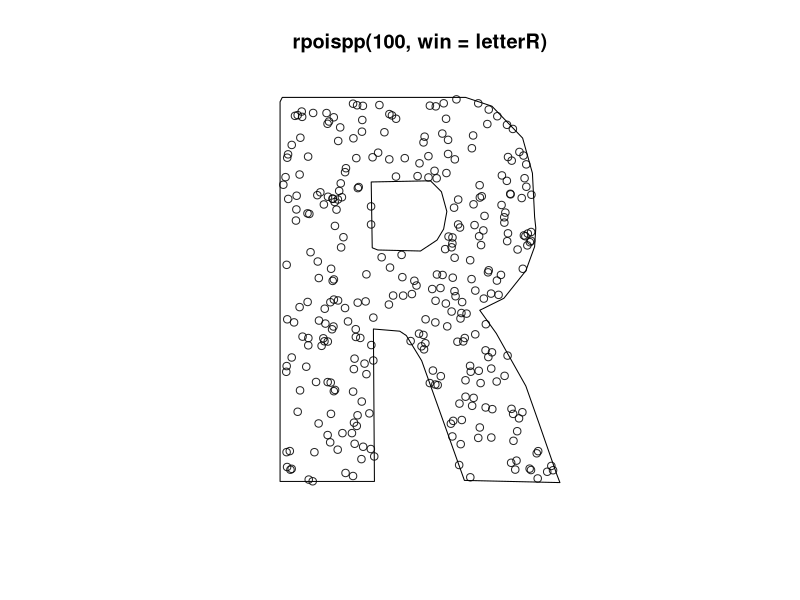
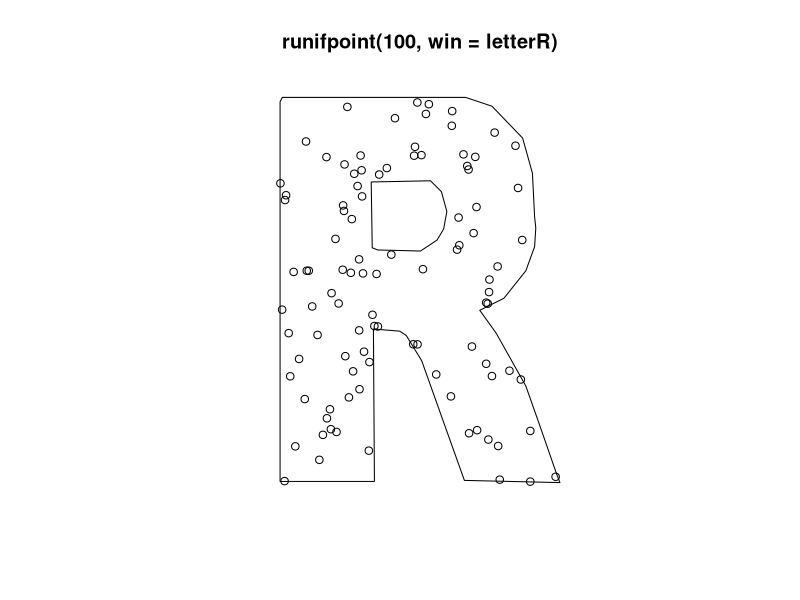
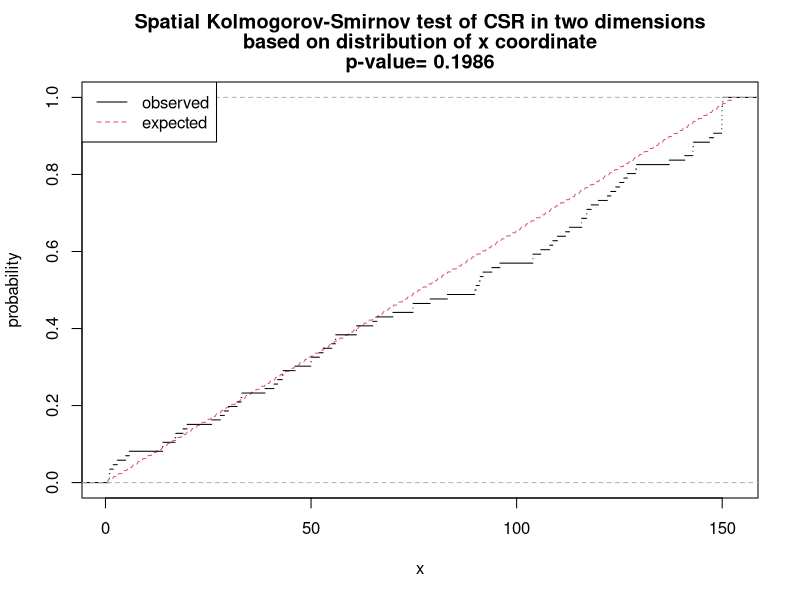
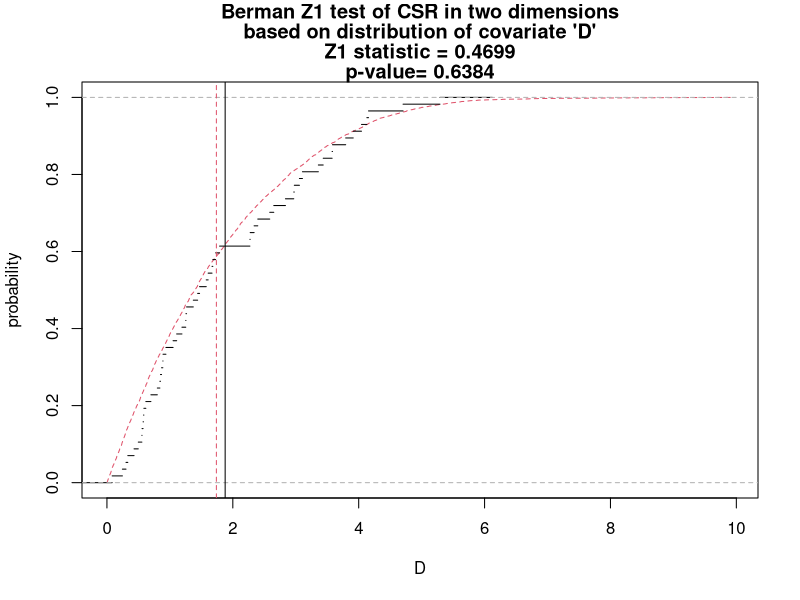
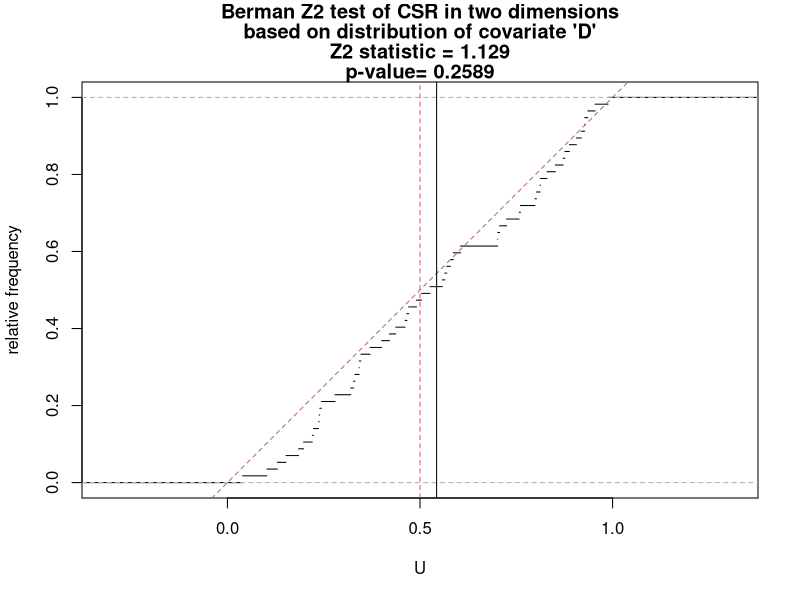
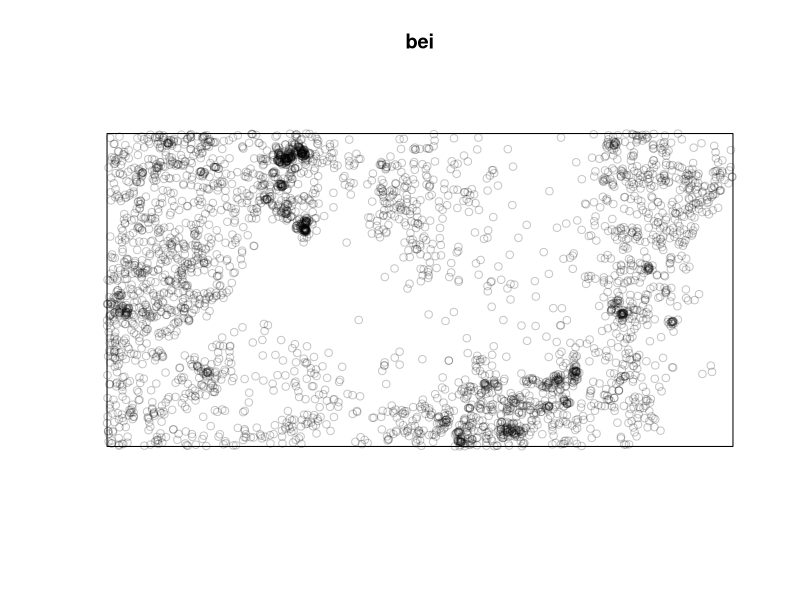
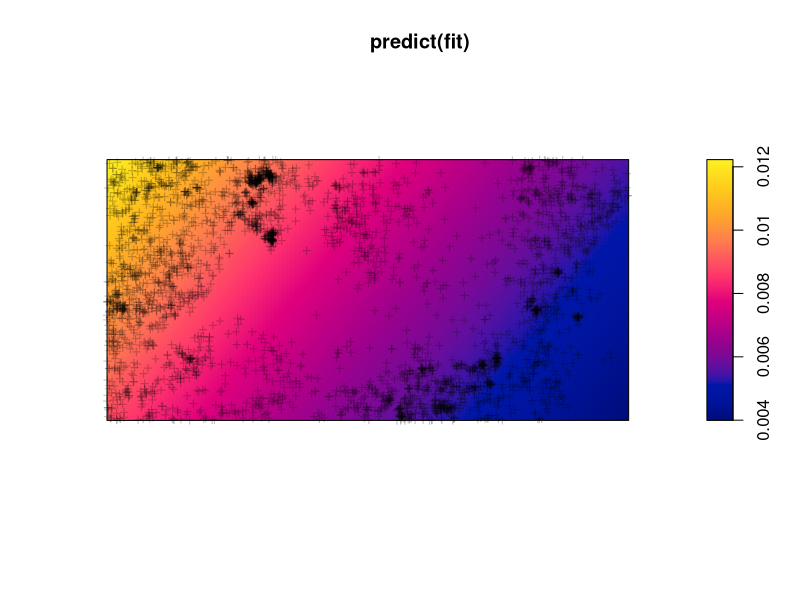
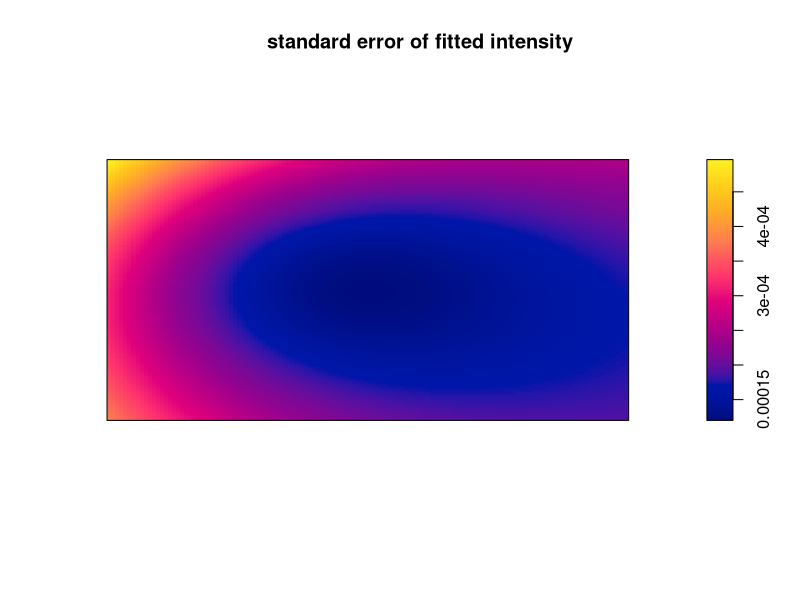

Generate these figures, in order, with R: (Note: this script raises an error after producing the figures.)
## ---- chunk 1
# 载入spatstat包，该包常用来进行空间统计分析
library(spatstat)
data(nztrees)
data(letterR)
# rpoispp用来模拟一个均匀泊松点过程，参数为空间密度，窗口可自定义
plot(rpoispp(100, win = letterR))
# runifpoint用来模拟一个固定数量的均匀泊松点过程
plot(runifpoint(100, win = letterR))
# 一般可用来作为空间分布的空假设来进行卡方检验
quadrat.test(nztrees, nx = 3, ny = 2)
## ---- chunk 2
# 对假设分布的优度检验
(KS <- cdf.test(nztrees, "x"))
plot(KS)
# 相关因素的优度检验
data(copper)
X <- copper$SouthPoints
L <- copper$SouthLines
D <- distmap(L, eps=1)
# test of CSR
(BM <- berman.test(X, D))
plot(BM)
(BM2 <- berman.test(X, D, "Z2"))
plot(BM2)
## ---- chunk 3
# 原始数据
plot(bei)
# 构建模型
fit <- ppm(bei, ~x + y)
# 观察拟合效果
plot(predict(fit))
plot(bei, add = TRUE, pch = "+")

# 观察标准误
SE <- predict(fit, type = "se")
plot(SE, main = "standard error of fitted intensity")
# 数据模拟
fitprop <- ppm(bei, ~offset(log(slope)), covariates = list(slope = bei.extra$grad))
X <- rmh(fitprop)
plot(X, main = "realisation of fitted model")
# 模型检验与残差作图
data(bei)
fit <- ppm(bei, ~x)
M <- quadrat.test(fit, nx = 4, ny = 2)
kstest(fit, "y")
diagnose.ppm(fit, which = "smooth")
## ---- chunk 4
plot(rhohat(bei, bei.extra$grad))
## ---- chunk 5
data(copper)
X <- rotate(copper$SouthPoints, pi/2) 
L <- rotate(copper$SouthLines, pi/2)
Z <- distmap(L)
plot(L, lwd = 2, main = "") 
contour(Z, add = TRUE)
plot(rhohat(X, Z), xlab = "Distance to nearest fault")
# distfun函数可用来返回一个函数，输入坐标给出密度
f <- distfun(L)
f(-42, 10)
